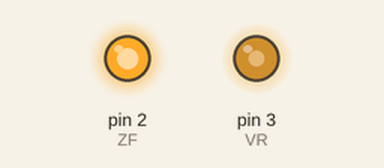
Simulated run of this sketch. Board: Arduino Mega 2560, built with avr-gcc and run on an emulated ATmega2560. Shown: output pins drawn as LEDs (lit = HIGH).

Above: at 0.05 s.
Timing chart, 0 to 3.0 s (numbered marks = the images above):
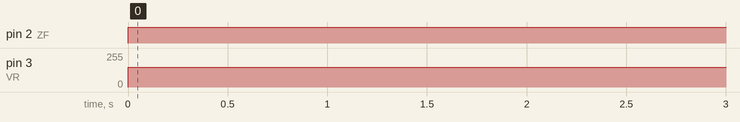

The sketch:

spinning.ino
```cpp
//this will actuate a single motor to spin at particular rpm based on the pwm values, this was used for no load testing


int ZF = 2;  // ZF
int VR = 3;    //VR
int Signal = 5;    //signal
int values = 0;
int counter = 0;

void setup() {

  // put your setup code here, to run once:
  Serial.begin(115200);

  //wheel 1 - Setup pin mode
  pinMode(ZF, OUTPUT); //direction  - ZF
  pinMode(Signal, INPUT);
  int myEraser = 7; // this is 111 in binary and is used as an eraser
  TCCR3B &= ~myEraser; // this operation (AND plus NOT), set the three bits in TCCR2B to 0
  int myPrescaler = 2; // this could be a number in [1 , 6]. In this case, 3 corresponds in binary to 011.
  TCCR3B |= myPrescaler; //this operation (OR), replaces the last three bits in TCCR2B with our new value 011

}

void loop() {
  // put your main code here, to run repeatedly:
  analogWrite(VR,150);
  digitalWrite(ZF,HIGH);
  delay(2000);
  analogWrite(VR,0);
  //analogWrite(VR, 0);
  //digitalWrite(ZF, LOW)

}
```

Measured:
- by itself, pin 2 (ZF): LOW → HIGH at 0.00 s
- by itself, pin 3 (VR): 0/255 → 150/255 at 0.00 s
